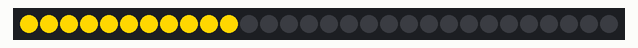
Recording of a sketch running on a simulated Arduino Uno, built with avr-gcc and run on an emulated ATmega328P. On the bench: 30 RGB LEDs in strip order, left to right. What the sketch prints to the serial monitor is not drawn.

Above: at 0.1 s.
At 2.1 s:
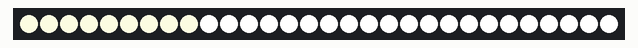
At 8.6 s:
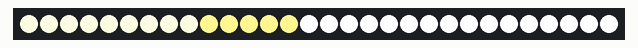
At 17.1 s:
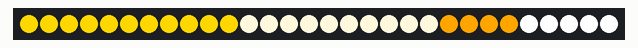
At 21.1 s:
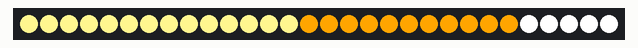
At 33.2 s:
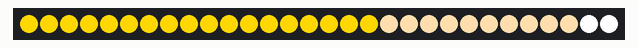

The sketch:

frequency.ino
```cpp
#include <Adafruit_NeoPixel.h>
#ifdef __AVR__
  #include <avr/power.h>
#endif

#define PIN 7

Adafruit_NeoPixel strip = Adafruit_NeoPixel(30, PIN, NEO_GRB + NEO_KHZ800);

int frequency[] = {1073,
994,
2975,
3531,
991,
962,
989,
1076,
980,
1210,
1101,
950,
6708,
1065,
1156,
1264,
932,
986,
1004,
1069,
987,
963,
1985,
968,
1006,
1827,
1422,
991,
1290,
1323,
1061,
2087,
1304,
1755,
1118,
1068,
1752,
1085,
1103,
2460,
1143,
1187,
1201,
1335,
2124,
4148,
1946,
969,
1090,
1869,
1481,
1233,
1278,
3905,
2817,
1362,
952,
1278,
1183,
982,
872,
964,
1377,
2713,
1377,
2713,
1447,
1011,
969,
1026,
1835,
1017,
1338,
1060,
1211,
1477,
974,
1025,
1321,
892,
1955,
986,
1015,
974,
958,
1807,
1049,
1524,
1350,
1731,
1157,
1587,
1044,
1027,
1854,
1000,
960,
1438,
996,
1008,
971,
961,
1365,
1339,
974,
1442,
953,
1129,
1042,
986,
1085,
1412,
929,
2068,
1417,
1045,
1037,
1187,
1184,
2291,
1684,
1067,
1068,
1284,
1071,
1071,
2167,
1150,
1397,
1799,
1089,
1160,
1324,
2207,
2170,
1000,
1071,
1201,
1014,
909,
950,
1206,
987,
956,
1327,
1169,
1014,
1177,
1060,
1072,
1182,
2458,
1132,
1103,
2143,
965,
963,
1080,
939,
1243,
979,
1303,
1001,
1086,
1040,
977,
1373,
1773,
972,
1349,
995,
1089,
934,
2403,
1277,
2265,
992,
994,
1151,
1002,
972,
944,
980,
1408,
995,
986,
967,
1072,
904,
953,
1537,
887,
928,
1009,
915,
955,
1209,
1730,
886,
1093,
1265,
3598,
971,
1083,
979,
1365,
2456,
1049,
1102,
1090,
1044,
940,
950,
5275,
996,
1433,
1359,
950,
1093,
1309,
2378,
1191,
1019,
1134,
2463,
1660,
1996,
1376,
2102,
1767,
1185,
1272,
1358,
1157,
1903,
291,
1879,
1077,
1331,
1023,
898,
1002,
1155,
974,
872,
1057,
1060,
925,
1190,
1007,
1002,
1322,
1070,
1033,
981,
1397,
964,
985,
1248,
1052,
1113,
1028,
913,
1168,
1317,
1664,
1316,
1498,
1540,
1269,
1016,
976,
2579,
2098,
984,
901,
1088,
1055,
1034,
1094,
926,
1358,
2312,
1009,
1054,
1336,
1500,
1037,
942,
1090,
1288,
980,
978,
942,
1169,
957,
1494,
998,
1354,
1367,
1379,
2548,
983,
1045,
982,
1203,
986,
1129,
997,
1059,
1075,
2171,
1037,
1279,
1365,
1153,
1060,
1031,
981,
1224,
1091,
953,
1056,
1003,
994,
1127,
934,
1128,
1051,
1019,
937,
1017,
1061,
1359,
2009,
1165,
1028,
931,
959,
1029,
913,
1011,
1089,
1043,
1019,
990,
1169,
919,
1255,
1149,
897,
985,
954,
1059,
926,
1126,
1018,
981,
1149,
964,
970,
983,
1024,
956,
946,
1493,
939,
1062,
963,
977,
1207,
1100,
1051,
2370,
1223,
6852,
1099,
1049,
953,
1396,
2560,
1060,
928,
1106,
963,
900,
1426,
1178,
1147,
1022,
2223,
1909,
1127,
1298,
1279,
1036,
1451,
964,
929,
3537,
5089,
1517,
1150,
1587,
1677,
1419,
1408,
1355,
7195,
2653,
1714,
2065,
1209,
1564,
1362,
946,
1263,
1165,
5316,
1123,
1390,
1409,
1176,
892,
992,
1498,
1164,
874,
993,
7091,
768,
955,
1066,
1207,
2093,
1045,
1661,
1309,
967,
1011,
984,
1080,
5391,
1223,
984,
6961,
1091,
7076,
1142,
980,
1480,
1665,
980,
980,
1374,
1190,
972,
956,
1040,
1346,
1150,
1341,
1484,
3663,
1039,
1158,
1485,
1073,
1319,
1673,
1324,
1848,
1544,
6708,
1539,
970,
1420,
1159,
1126,
914,
1044,
1317,
1063,
3459,
1626,
1316,
1156,
1041,
1092,
1216,
1451,
932,
1022,
1353,
922,
1111,
1020,
1848,
1407,
1190};

void setup() {
  Serial.begin(9600);

  strip.begin();
  strip.show();
}

void loop() {
  Serial.println("New loop.");
  frequencyColor();
}

void frequencyColor() {
  for(uint16_t i = 0; i < sizeof(frequency)-1; i++) {
    if (frequency[i] > 850 && frequency[i] <= 900) {
      for(int j = 0; j <= 3; j++) {
        strip.setPixelColor(j, 255, 250, 205);
      }
    } else if (frequency[i] >900 && frequency[i] <= 950) {
      for(int j = 0; j <= 5; j++) {
        strip.setPixelColor(j, 255, 248, 220);
      }
    } else if (frequency[i] >950 && frequency[i] <= 1000) {
      for(int j = 0; j <= 8; j++) {
          strip.setPixelColor(j, 245, 245, 220);
      }
    } else if (frequency[i] >1000 && frequency[i] <= 1200) {
      for(int j = 0; j <= 10; j++) {
          strip.setPixelColor(j, 255, 215, 0);
      }
    } else if (frequency[i] >1200 && frequency[i] <= 1400) {
      for(int j = 0; j <= 13; j++) {
          strip.setPixelColor(j, 255, 246, 143);
      }
    } else if (frequency[i] >1400 && frequency[i] <= 1700) {
      for(int j = 0; j <= 17; j++) {
          strip.setPixelColor(j, 255, 215, 0);
      }
    } else if (frequency[i] >1700 && frequency[i] <= 2000) {
      for(int j = 0; j <= 20 ; j++) {
          strip.setPixelColor(j, 255, 248, 220);
      }
    } else if (frequency[i] >2000 && frequency[i] <= 2500) {
      for(int j = 0; j <= 24 ; j++) {
          strip.setPixelColor(j, 255, 165, 0);
      }
    } else if (frequency[i] >2500 && frequency[i] <= 3000) {
      for(int j = 0; j <= 27 ; j++) {
          strip.setPixelColor(j, 255, 222, 173);
      }
    } else if (frequency[i] >3000) {
      for(int j = 0; j <= 29 ; j++) {
          strip.setPixelColor(j, 255, 255, 255);
      }
    }
  else {
    //ERROR
  }

  strip.show();
  delay(500);
  } //for loop
}
```

Measured:
- what the display in image 1 shows lasts 1.5 s, from 2.0 s to 3.5 s
- what the display in image 2 shows lasts 0.5 s, from 8.5 s to 9.0 s
- what the display in image 3 shows lasts 1.0 s, from 17.1 s to 18.1 s
